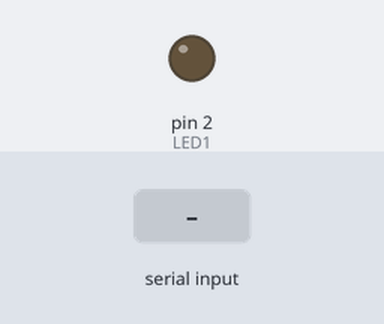
The sketch below on a simulated Arduino Uno, built with avr-gcc and run on an emulated ATmega328P. Parts: output pins drawn as LEDs (lit = HIGH). The test bench sets the inputs (shaded band).

Above: at 2.0 s.
2.1 s: "1\n" received over Serial
At 3.8 s:
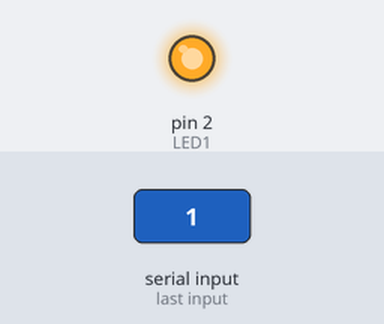
5.1 s: "0\n" received over Serial
At 7.8 s:
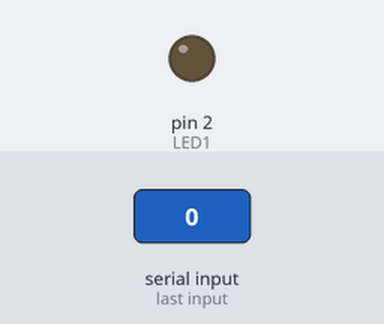
8.1 s: "2\n" received over Serial
At 9.8 s:
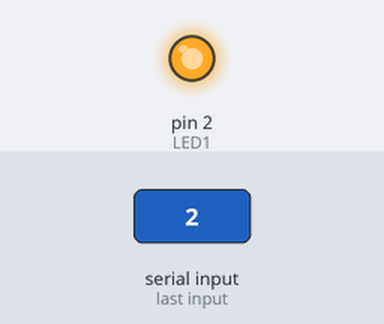
Timing chart, 0 to 11.5 s (numbered marks = the images above; inputs shaded):
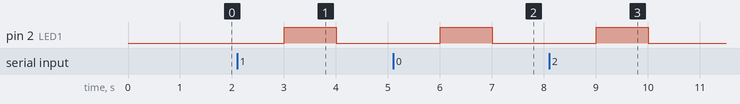

The sketch:

arduino.ino
```cpp
#define LED1 2

bool serialReady = false;
String serialInput = "";

void setup() {
  pinMode(LED1, OUTPUT);
  serialInput.reserve(32);
  Serial.begin(9600);

}

void loop() {
  if (serialReady) {
    digitalWrite(LED1, HIGH);
    delay(1000);
    serialReady = false;
  }
  digitalWrite(LED1, LOW);
  delay(1000);
}

void serialEvent() {
  while (Serial.available()) {
    char inputChar = (char) Serial.read();
    serialInput += inputChar;
    if (inputChar == '\n') {
      serialReady = true;
    }
  }
}
```

Measured:
- after the input at 2.1 s, pin 2 (LED1): LOW → HIGH after 0.90 s, → LOW 1.0 s later
- after the input at 5.1 s, pin 2 (LED1): LOW → HIGH after 0.90 s, → LOW 1.0 s later
- after the input at 8.1 s, pin 2 (LED1): LOW → HIGH after 0.90 s, → LOW 1.0 s later
